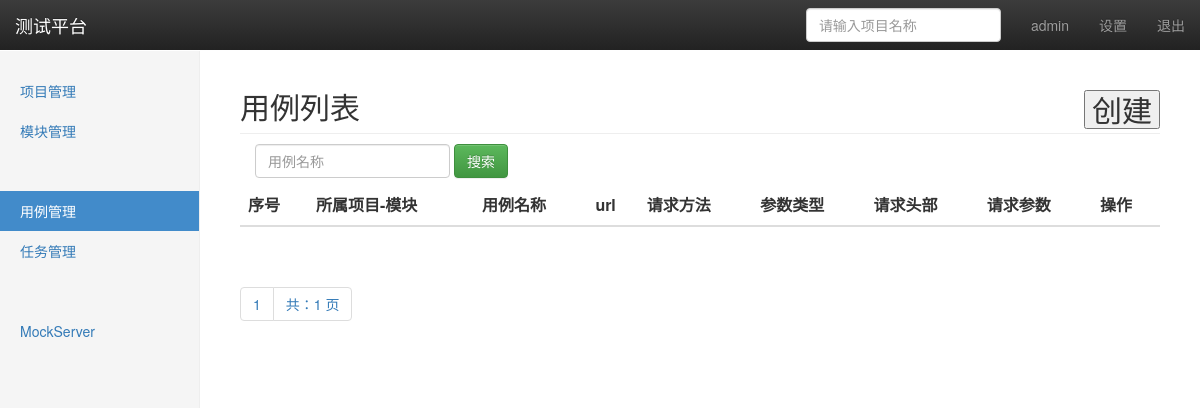
/cases/ (signed in), run on an earlier commit of the app's database.
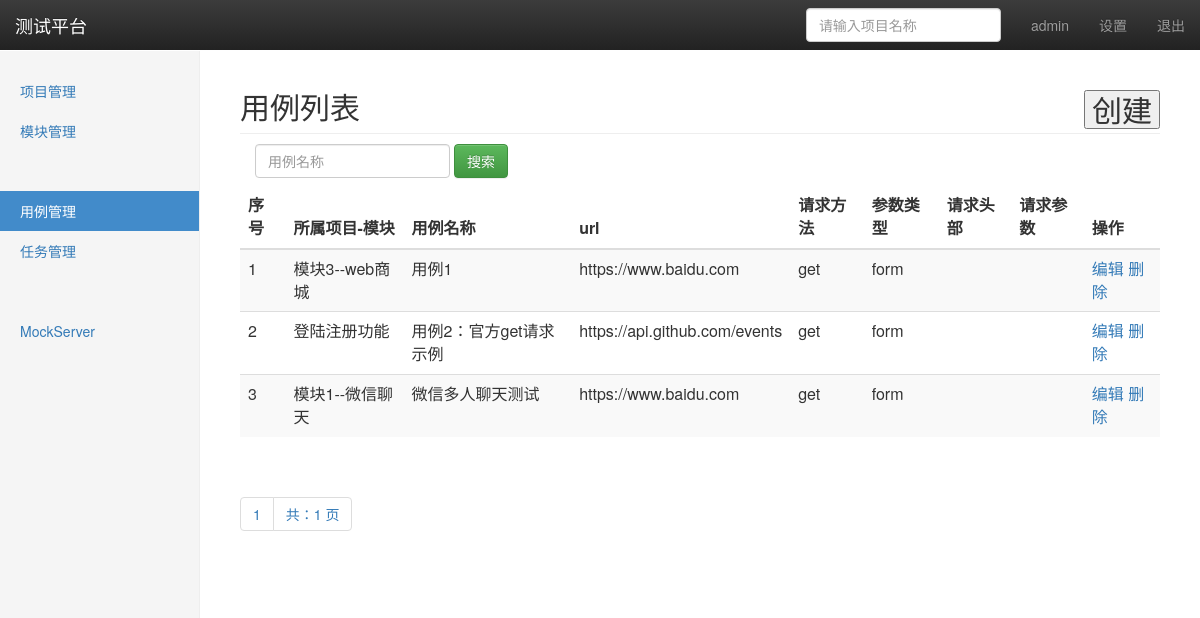
And on a later commit of the database.
### api_app/models.py (models this page shows, shortened)
class TestCase(models.Model):
	module = models.ForeignKey(module, on_delete=models.CASCADE)
	project_name = models.CharField('所属项目', max_length=50, default='')
	name = models.CharField('用例名称', max_length=100, blank=False, default='')
	url = models.TextField('url地址', default='')
	method = models.CharField('请求方法', max_length=10, default='get')
	datatpye = models.CharField('参数形式', max_length=10, default='form')
	headers = models.TextField('请求header',default='')
	params = models.TextField('请求参数',default='')
	result = models.TextField('返回结果',default='')
	create_time = models.DateTimeField('创建时间', auto_now=True)

### project_app/models.py (models this page shows)
class module(models.Model):
	project = models.ForeignKey(project,on_delete=models.CASCADE)
	name = models.CharField('模块名称',max_length=50,default='')
	description = models.TextField('模块表述',default='')
	create_time = models.DateTimeField('创建时间',auto_now=True)
	def __str__(self):
		return self.name

### api_app/views/case_views.py (the view)
# urls.py: path('', case_views.manage),
@login_required
def manage(request):
	cases = TestCase.objects.all()
	paginator = Paginator(cases,20)
	page = request.GET.get('page',"1")
	try:
		contacts = paginator.page(page)
	except PageNotAnInteger:
		contacts = paginator.page(1)
	except EmptyPage:
		contacts = paginator.page(paginator.num_pages)
	if request.method == 'GET':
		try:
			page = int(page)
		except:
			page = 1
		start = (page-1) * 20
		return render(request,'api_app/case_manage.html',{'type':'list','cases':contacts,'start':start})
	else:
		return HttpResponse('404 NOT FOUND')

### templates/api_app/case_manage.html (shortened to what this page needs)
{% extends  'base.html' %}
{% block content %}
    <nav class="navbar navbar-inverse navbar-fixed-top">
      <div class="container-fluid">
        <div class="navbar-header">
          <a class="navbar-brand" href="#">测试平台</a>
        </div>
        <div id="navbar" class="navbar-collapse collapse">
          <ul class="nav navbar-nav navbar-right">
            <li><a href="#"> {{ user }}</a></li>
            <li><a href="#">设置</a></li>
            <li><a href="/logout/">退出</a></li>
          </ul>
          <form class="navbar-form navbar-right">
            <input type="text" class="form-control" placeholder="请输入项目名称">
          </form>
        </div>
      </div>
    </nav>
    <div class="container-fluid">
      <div class="row">
        <div class="col-sm-3 col-md-2 sidebar">
          <ul class="nav nav-sidebar">
            <li ><a href="/manage/project/">项目管理</a></li>
            <li><a href="/manage/module/">模块管理</a></li>
            <li><a href="#"></a></li>
          </ul>
          <ul class="nav nav-sidebar">
            <li class="active" ><a href="#">用例管理</a></li>
            <li><a href="/cases/task/">任务管理</a></li>
          </ul>
          <ul class="nav nav-sidebar">
            <li><a href=""></a></li>
            <li><a href="">MockServer</a></li>
          </ul>
        </div>
    {% if type == 'list' %}
    <div class="col-sm-2 col-sm-offset-2 col-md-10 col-md-offset-2 main">
        <h2 class="sub-header">用例列表
          <button  type='button' style='float:right' onclick="window.location.href='/cases/add/'">创建</button>
        </h2>
          <form class="navbar-form" method="get" action="/cases/search/">
              <div class="form-group">
                  <input name="case_name" type="text" placeholder="用例名称" class="form-control">
              </div>
              <button type="submit" class="btn btn-success">搜索</button>
          </form>
          <div class="table-responsive">
            <table id='prlist'  class="table table-striped">
              <thead>
                <tr>
                  <th>序号</th>
                  <th>所属项目-模块</th>
                  <th>用例名称</th>
                  <th>url</th>
                  <th>请求方法</th>
                  <th>参数类型</th>
                  <th>请求头部</th>
                  <th>请求参数</th>
                  <th>操作</th>
                </tr>
              </thead>
              <tbody>
                {% for case in cases %}
                <tr>
                  <td>{{ forloop.counter|add:start }}</td>
                  <td>{{ case.module }}</td>
                  <td>{{ case.name }}</td>
                  <td>{{ case.url }}</td>
                  <td>{{ case.method }}</td>
                  <td>{{ case.datatpye}}</td>
                  <td>{{ case.headers}}</td>
                  <td>{{ case.params}}</td>
                  <td>
                    <a href="/cases/edit/{{ case.id }}/">编辑</a>
                    <a href="/cases/delete/{{ case.id }}/">删除</a>
                  </td>
                </tr>
                {% endfor %}
              </tbody>
            </table>
          </div>
      <div class="pagination">
      <span class="step-links">
          <ul class="pagination">
              <li><a href="#">{{ cases.number }}</a></li>
              <li><a href="#">共：{{ cases.paginator.num_pages }} 页</a></li>
          </ul>
      </span>
  </div>
  </div>
  </div>
</div>
    {% endif %}
{% endblock %}

What changed in the data, as far as the page shows it:
added TestCase: module "模块3--web商城", name "用例1", url "https://www.baidu.com", method "get", datatpye "form"
added TestCase: module "登陆注册功能", name "用例2：官方get请求示例", url "https://api.github.com/events", method "get", datatpye "form"
added TestCase: module "模块1--微信聊天", name "微信多人聊天测试", url "https://www.baidu.com", method "get", datatpye "form"
